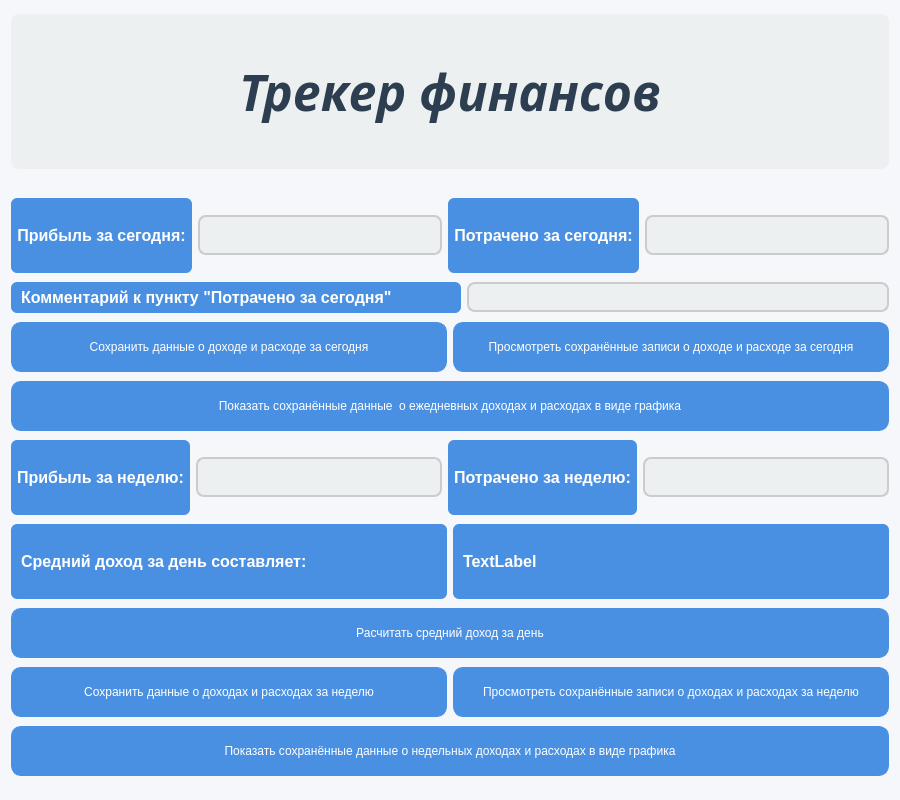
<?xml version="1.0" encoding="UTF-8"?>
<ui version="4.0">
 <class>App</class>
 <widget class="QWidget" name="App">
  <property name="geometry">
   <rect>
    <x>0</x>
    <y>0</y>
    <width>900</width>
    <height>800</height>
   </rect>
  </property>
  <property name="minimumSize">
   <size>
    <width>0</width>
    <height>0</height>
   </size>
  </property>
  <property name="windowTitle">
   <string>Трекер финансов</string>
  </property>
  <property name="styleSheet">
   <string notr="true">QWidget {
  background-color: #f5f7fa; /* Светлый фон */
}

QPushButton {
  background-color: #4a90e2; /* Синий цвет */
  border: 1px solid #4a90e2;
  color: white;
  border-radius: 10px;
  padding: 5px 10px;
}

/* Наведение */
QPushButton:hover {
  background-color: #357ABD; /* Темно-синий при наведении */
}

/* Нажатие */
QPushButton:pressed {
  background-color: #2A65A0;
}

/* Отключенная кнопка */
QPushButton:disabled {
  background-color: #AFCDEB;
  border: 1px solid #AFCDEB;
  color: #ccc;
}

/* Улучшенный стиль QLabel */
QLabel {
  font-size: 16px; /* Увеличенный шрифт */
  font-weight: bold;
  color: #ffffff; /* Белый цвет текста */
  background-color: #4a90e2; /* Синий фон */
  padding: 6px;
  border-radius: 6px;
  text-align: center;
  font-family: &quot;Segoe UI&quot;, &quot;Arial&quot;, sans-serif; /* Интересный шрифт */
}

/* Стиль QLineEdit */
QLineEdit {
  border: 2px solid #ccc;
  border-radius: 8px;
  padding: 5px;
  background-color: #ecf0f1;
  color: black;
}

/* Улучшенный стиль для QDoubleSpinBox */
QDoubleSpinBox {
  background-color: #E3F2FD;
  border: 2px solid #90CAF9;
  border-radius: 8px;
  padding: 5px;
  color: #0D47A1;
  font-size: 14px;
}

/* Кнопки вверх/вниз */
QDoubleSpinBox::up-button, QDoubleSpinBox::down-button {
  background-color: #BBDEFB;
  border: 1px solid #90CAF9;
  width: 16px;
  border-radius: 4px;
}

/* Читаемые стрелки */
QDoubleSpinBox::up-arrow {
  image: url(:/icons/up-arrow.png); /* Заменить на путь к иконке */
  width: 10px;
  height: 10px;
}

QDoubleSpinBox::down-arrow {
  image: url(:/icons/down-arrow.png); /* Заменить на путь к иконке */
  width: 10px;
  height: 10px;
}
</string>
  </property>
  <layout class="QVBoxLayout" name="verticalLayout">
   <property name="sizeConstraint">
    <enum>QLayout::SetDefaultConstraint</enum>
   </property>
   <item>
    <widget class="QLabel" name="title">
     <property name="minimumSize">
      <size>
       <width>0</width>
       <height>175</height>
      </size>
     </property>
     <property name="maximumSize">
      <size>
       <width>16777215</width>
       <height>175</height>
      </size>
     </property>
     <property name="font">
      <font>
       <family>Montserrat,sans-serif</family>
       <pointsize>-1</pointsize>
       <weight>75</weight>
       <italic>true</italic>
       <bold>true</bold>
      </font>
     </property>
     <property name="styleSheet">
      <string notr="true">QLabel {
    color: #2c3e50;
    font-size: 50px;
    font-weight: bold;
    font-style: italic;
    font-family: 'Montserrat', sans-serif;
    text-shadow: 2px 2px 5px rgba(0, 0, 0, 0.3);
    padding: 10px 20px;
    background-color: #ecf0f1;
    border-radius: 8px;
    margin-bottom: 20px;
    display: block;
    text-align: center;
}
</string>
     </property>
     <property name="text">
      <string>Трекер финансов</string>
     </property>
     <property name="alignment">
      <set>Qt::AlignCenter</set>
     </property>
    </widget>
   </item>
   <item>
    <layout class="QHBoxLayout" name="horizontalLayout_5">
     <property name="sizeConstraint">
      <enum>QLayout::SetMinAndMaxSize</enum>
     </property>
     <item>
      <widget class="QLabel" name="label_3">
       <property name="minimumSize">
        <size>
         <width>0</width>
         <height>75</height>
        </size>
       </property>
       <property name="maximumSize">
        <size>
         <width>16777215</width>
         <height>75</height>
        </size>
       </property>
       <property name="text">
        <string>Прибыль за сегодня:</string>
       </property>
       <property name="alignment">
        <set>Qt::AlignCenter</set>
       </property>
      </widget>
     </item>
     <item>
      <widget class="QLineEdit" name="today_profit">
       <property name="minimumSize">
        <size>
         <width>0</width>
         <height>40</height>
        </size>
       </property>
      </widget>
     </item>
     <item>
      <widget class="QLabel" name="label_2">
       <property name="minimumSize">
        <size>
         <width>0</width>
         <height>75</height>
        </size>
       </property>
       <property name="maximumSize">
        <size>
         <width>16777215</width>
         <height>75</height>
        </size>
       </property>
       <property name="text">
        <string>Потрачено за сегодня:</string>
       </property>
       <property name="alignment">
        <set>Qt::AlignCenter</set>
       </property>
      </widget>
     </item>
     <item>
      <widget class="QLineEdit" name="today_spent">
       <property name="minimumSize">
        <size>
         <width>0</width>
         <height>40</height>
        </size>
       </property>
      </widget>
     </item>
    </layout>
   </item>
   <item>
    <layout class="QHBoxLayout" name="horizontalLayout_6">
     <item>
      <widget class="QLabel" name="label_5">
       <property name="minimumSize">
        <size>
         <width>450</width>
         <height>0</height>
        </size>
       </property>
       <property name="text">
        <string>Комментарий к пункту &quot;Потрачено за сегодня&quot;</string>
       </property>
      </widget>
     </item>
     <item>
      <widget class="QLineEdit" name="today_spent_commentary"/>
     </item>
    </layout>
   </item>
   <item>
    <layout class="QHBoxLayout" name="horizontalLayout_7">
     <item>
      <widget class="QPushButton" name="save_day_data_btn">
       <property name="minimumSize">
        <size>
         <width>0</width>
         <height>50</height>
        </size>
       </property>
       <property name="text">
        <string>Сохранить данные о доходе и расходе за сегодня</string>
       </property>
      </widget>
     </item>
     <item>
      <widget class="QPushButton" name="show_day_data_btn">
       <property name="minimumSize">
        <size>
         <width>0</width>
         <height>50</height>
        </size>
       </property>
       <property name="text">
        <string>Просмотреть сохранённые записи о доходе и расходе за сегодня</string>
       </property>
      </widget>
     </item>
    </layout>
   </item>
   <item>
    <widget class="QPushButton" name="show_day_plot_btn">
     <property name="minimumSize">
      <size>
       <width>0</width>
       <height>50</height>
      </size>
     </property>
     <property name="text">
      <string>Показать сохранённые данные  о ежедневных доходах и расходах в виде графика</string>
     </property>
    </widget>
   </item>
   <item>
    <layout class="QHBoxLayout" name="horizontalLayout">
     <property name="sizeConstraint">
      <enum>QLayout::SetMinAndMaxSize</enum>
     </property>
     <item>
      <widget class="QLabel" name="label_4">
       <property name="minimumSize">
        <size>
         <width>0</width>
         <height>75</height>
        </size>
       </property>
       <property name="maximumSize">
        <size>
         <width>16777215</width>
         <height>75</height>
        </size>
       </property>
       <property name="text">
        <string>Прибыль за неделю:</string>
       </property>
       <property name="alignment">
        <set>Qt::AlignCenter</set>
       </property>
      </widget>
     </item>
     <item>
      <widget class="QLineEdit" name="week_profit">
       <property name="minimumSize">
        <size>
         <width>0</width>
         <height>40</height>
        </size>
       </property>
      </widget>
     </item>
     <item>
      <widget class="QLabel" name="label">
       <property name="minimumSize">
        <size>
         <width>0</width>
         <height>75</height>
        </size>
       </property>
       <property name="maximumSize">
        <size>
         <width>16777215</width>
         <height>75</height>
        </size>
       </property>
       <property name="text">
        <string>Потрачено за неделю:</string>
       </property>
       <property name="alignment">
        <set>Qt::AlignCenter</set>
       </property>
      </widget>
     </item>
     <item>
      <widget class="QLineEdit" name="week_spent">
       <property name="minimumSize">
        <size>
         <width>0</width>
         <height>40</height>
        </size>
       </property>
      </widget>
     </item>
    </layout>
   </item>
   <item>
    <layout class="QHBoxLayout" name="horizontalLayout_3">
     <property name="sizeConstraint">
      <enum>QLayout::SetMinAndMaxSize</enum>
     </property>
     <item>
      <widget class="QLabel" name="middle_week_income">
       <property name="minimumSize">
        <size>
         <width>0</width>
         <height>75</height>
        </size>
       </property>
       <property name="maximumSize">
        <size>
         <width>16777215</width>
         <height>75</height>
        </size>
       </property>
       <property name="text">
        <string>Средний доход за день составляет:</string>
       </property>
      </widget>
     </item>
     <item>
      <widget class="QLabel" name="income">
       <property name="minimumSize">
        <size>
         <width>0</width>
         <height>75</height>
        </size>
       </property>
       <property name="maximumSize">
        <size>
         <width>16777215</width>
         <height>75</height>
        </size>
       </property>
       <property name="text">
        <string>TextLabel</string>
       </property>
      </widget>
     </item>
    </layout>
   </item>
   <item>
    <widget class="QPushButton" name="count_income">
     <property name="minimumSize">
      <size>
       <width>0</width>
       <height>50</height>
      </size>
     </property>
     <property name="text">
      <string>Расчитать средний доход за день</string>
     </property>
    </widget>
   </item>
   <item>
    <layout class="QHBoxLayout" name="horizontalLayout_4">
     <property name="sizeConstraint">
      <enum>QLayout::SetMinAndMaxSize</enum>
     </property>
     <item>
      <widget class="QPushButton" name="save_week_data_btn">
       <property name="minimumSize">
        <size>
         <width>0</width>
         <height>50</height>
        </size>
       </property>
       <property name="text">
        <string>Сохранить данные о доходах и расходах за неделю</string>
       </property>
      </widget>
     </item>
     <item>
      <widget class="QPushButton" name="open_data">
       <property name="minimumSize">
        <size>
         <width>0</width>
         <height>50</height>
        </size>
       </property>
       <property name="maximumSize">
        <size>
         <width>16777215</width>
         <height>50</height>
        </size>
       </property>
       <property name="text">
        <string>Просмотреть сохранённые записи о доходах и расходах за неделю</string>
       </property>
      </widget>
     </item>
    </layout>
   </item>
   <item>
    <widget class="QPushButton" name="show_plot_btn">
     <property name="minimumSize">
      <size>
       <width>0</width>
       <height>50</height>
      </size>
     </property>
     <property name="text">
      <string>Показать сохранённые данные о недельных доходах и расходах в виде графика</string>
     </property>
    </widget>
   </item>
  </layout>
 </widget>
 <resources/>
 <connections/>
</ui>
